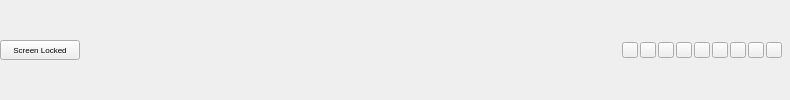
        <widget class="QWidget" name="top_widget" native="true">
         <layout class="QHBoxLayout" name="horizontalLayout_7">
          <property name="leftMargin">
           <number>0</number>
          </property>
          <property name="topMargin">
           <number>0</number>
          </property>
          <property name="rightMargin">
           <number>0</number>
          </property>
          <property name="bottomMargin">
           <number>0</number>
          </property>
          <item>
           <widget class="QPushButton" name="btnScreenLock">
            <property name="enabled">
             <bool>true</bool>
            </property>
            <property name="minimumSize">
             <size>
              <width>80</width>
              <height>20</height>
             </size>
            </property>
            <property name="maximumSize">
             <size>
              <width>80</width>
              <height>20</height>
             </size>
            </property>
            <property name="font">
             <font>
              <pointsize>6</pointsize>
             </font>
            </property>
            <property name="text">
             <string>Screen Locked</string>
            </property>
            <property name="icon">
             <iconset>
              <normaloff>:/icon/icons/lock white.png</normaloff>:/icon/icons/lock white.png</iconset>
            </property>
            <property name="iconSize">
             <size>
              <width>10</width>
              <height>18</height>
             </size>
            </property>
            <property name="autoDefault">
             <bool>false</bool>
            </property>
            <property name="default">
             <bool>false</bool>
            </property>
            <property name="flat">
             <bool>false</bool>
            </property>
           </widget>
          </item>
          <item>
           <spacer name="horizontalSpacer_4">
            <property name="orientation">
             <enum>Qt::Horizontal</enum>
            </property>
            <property name="sizeHint" stdset="0">
             <size>
              <width>534</width>
              <height>13</height>
             </size>
            </property>
           </spacer>
          </item>
          <item>
           <widget class="QWidget" name="ninebtn_widget" native="true">
            <property name="minimumSize">
             <size>
              <width>170</width>
              <height>20</height>
             </size>
            </property>
            <property name="maximumSize">
             <size>
              <width>170</width>
              <height>20</height>
             </size>
            </property>
            <layout class="QHBoxLayout" name="horizontalLayout_5">
             <property name="spacing">
              <number>0</number>
             </property>
             <property name="leftMargin">
              <number>0</number>
             </property>
             <property name="topMargin">
              <number>0</number>
             </property>
             <property name="rightMargin">
              <number>0</number>
             </property>
             <property name="bottomMargin">
              <number>0</number>
             </property>
             <item>
              <widget class="QPushButton" name="btnSquare">
               <property name="minimumSize">
                <size>
                 <width>12</width>
                 <height>12</height>
                </size>
               </property>
               <property name="maximumSize">
                <size>
                 <width>16</width>
                 <height>16</height>
                </size>
               </property>
               <property name="text">
                <string/>
               </property>
               <property name="icon">
                <iconset>
                 <normaloff>:/icon/icons/square1.png</normaloff>:/icon/icons/square1.png</iconset>
               </property>
               <property name="iconSize">
                <size>
                 <width>16</width>
                 <height>16</height>
                </size>
               </property>
               <property name="checkable">
                <bool>false</bool>
               </property>
               <property name="flat">
                <bool>false</bool>
               </property>
              </widget>
             </item>
             <item>
              <widget class="QPushButton" name="btnGrid4">
               <property name="minimumSize">
                <size>
                 <width>12</width>
                 <height>12</height>
                </size>
               </property>
               <property name="maximumSize">
                <size>
                 <width>16</width>
                 <height>16</height>
                </size>
               </property>
               <property name="text">
                <string/>
               </property>
               <property name="icon">
                <iconset>
                 <normaloff>:/icon/icons/grid1.png</normaloff>
                 <normalon>:/icon/icons/grid1.png</normalon>:/icon/icons/grid1.png</iconset>
               </property>
               <property name="iconSize">
                <size>
                 <width>14</width>
                 <height>16</height>
                </size>
               </property>
              </widget>
             </item>
             <item>
              <widget class="QPushButton" name="btnGrid9">
               <property name="minimumSize">
                <size>
                 <width>12</width>
                 <height>12</height>
                </size>
               </property>
               <property name="maximumSize">
                <size>
                 <width>16</width>
                 <height>16</height>
                </size>
               </property>
               <property name="text">
                <string/>
               </property>
               <property name="icon">
                <iconset>
                 <normaloff>:/icon/icons/grid.png</normaloff>:/icon/icons/grid.png</iconset>
               </property>
               <property name="iconSize">
                <size>
                 <width>16</width>
                 <height>16</height>
                </size>
               </property>
              </widget>
             </item>
             <item>
              <widget class="QPushButton" name="btn16">
               <property name="minimumSize">
                <size>
                 <width>12</width>
                 <height>12</height>
                </size>
               </property>
               <property name="maximumSize">
                <size>
                 <width>16</width>
                 <height>16</height>
                </size>
               </property>
               <property name="text">
                <string/>
               </property>
               <property name="icon">
                <iconset>
                 <normaloff>:/icon/icons/number-16.png</normaloff>:/icon/icons/number-16.png</iconset>
               </property>
               <property name="iconSize">
                <size>
                 <width>16</width>
                 <height>16</height>
                </size>
               </property>
              </widget>
             </item>
             <item>
              <widget class="QPushButton" name="btn25">
               <property name="minimumSize">
                <size>
                 <width>12</width>
                 <height>12</height>
                </size>
               </property>
               <property name="maximumSize">
                <size>
                 <width>16</width>
                 <height>16</height>
                </size>
               </property>
               <property name="text">
                <string/>
               </property>
               <property name="icon">
                <iconset>
                 <normaloff>:/icon/icons/number-25.png</normaloff>:/icon/icons/number-25.png</iconset>
               </property>
              </widget>
             </item>
             <item>
              <widget class="QPushButton" name="btn36">
               <property name="minimumSize">
                <size>
                 <width>12</width>
                 <height>12</height>
                </size>
               </property>
               <property name="maximumSize">
                <size>
                 <width>16</width>
                 <height>16</height>
                </size>
               </property>
               <property name="text">
                <string/>
               </property>
               <property name="icon">
                <iconset>
                 <normaloff>:/icon/icons/thirty-six.png</normaloff>:/icon/icons/thirty-six.png</iconset>
               </property>
              </widget>
             </item>
             <item>
              <widget class="QPushButton" name="btn49">
               <property name="minimumSize">
                <size>
                 <width>12</width>
                 <height>12</height>
                </size>
               </property>
               <property name="maximumSize">
                <size>
                 <width>16</width>
                 <height>16</height>
                </size>
               </property>
               <property name="text">
                <string/>
               </property>
               <property name="icon">
                <iconset>
                 <normaloff>:/icon/icons/fourty-nine.png</normaloff>:/icon/icons/fourty-nine.png</iconset>
               </property>
              </widget>
             </item>
             <item>
              <widget class="QPushButton" name="btn64">
               <property name="minimumSize">
                <size>
                 <width>12</width>
                 <height>12</height>
                </size>
               </property>
               <property name="maximumSize">
                <size>
                 <width>16</width>
                 <height>16</height>
                </size>
               </property>
               <property name="text">
                <string/>
               </property>
               <property name="icon">
                <iconset>
                 <normaloff>:/icon/icons/sixty-four.png</normaloff>:/icon/icons/sixty-four.png</iconset>
               </property>
              </widget>
             </item>
             <item>
              <widget class="QPushButton" name="btnZoom">
               <property name="enabled">
                <bool>true</bool>
               </property>
               <property name="minimumSize">
                <size>
                 <width>12</width>
                 <height>12</height>
                </size>
               </property>
               <property name="maximumSize">
                <size>
                 <width>16</width>
                 <height>16</height>
                </size>
               </property>
               <property name="text">
                <string/>
               </property>
               <property name="icon">
                <iconset>
                 <normaloff>:/icon/icons/fullscreen2.png</normaloff>:/icon/icons/fullscreen2.png</iconset>
               </property>
              </widget>
             </item>
            </layout>
           </widget>
          </item>
         </layout>
        </widget>
